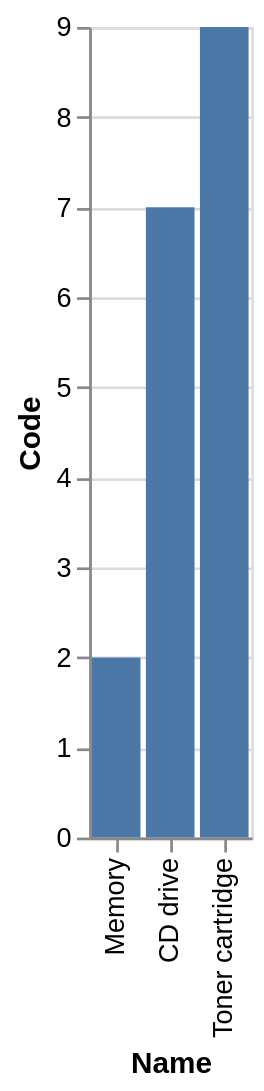

Specify this chart in Vega-Lite:
### Vega-Lite specification from a JSON file in a GitHub repository (floating-point values rounded to 4 significant figures)
{"data": {"values": [{"x_data": "Memory", "y_data": 2}, {"x_data": "CD drive", "y_data": 7}, {"x_data": "Toner cartridge", "y_data": 9}]}, "mark": "bar", "encoding": {"x": {"field": "x_data", "type": "nominal", "title": "Name", "sort": {"op": "sum", "field": "y_data", "order": "ascending"}}, "y": {"field": "y_data", "type": "quantitative", "title": "Code"}}}
